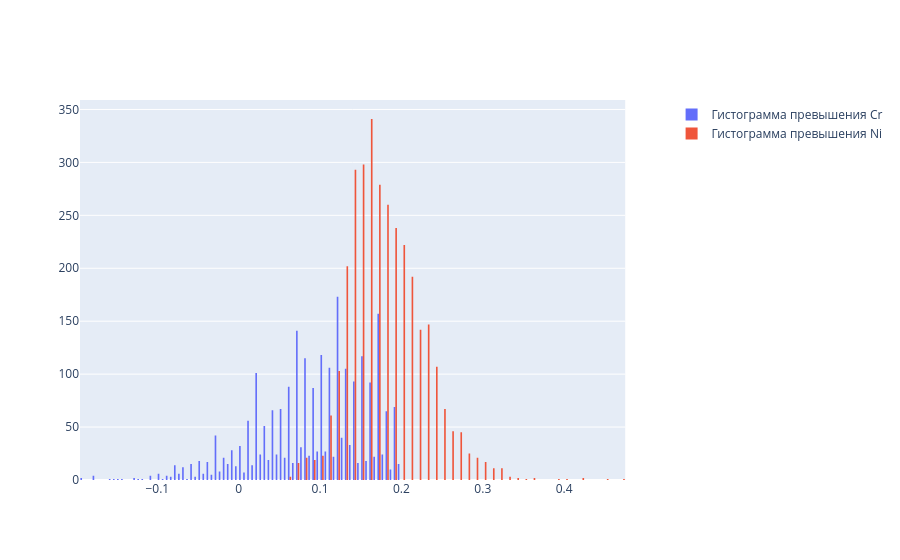

Notebook cell for this chart:
### Code cell
data['Cr_adviser_target']=data.apply(lambda x:(x['Cr_Target']+x['Cr_LowerLimit'])/2,axis=1)
data['Ni_adviser_target']=data.apply(lambda x:(x['Ni_Target']+x['Ni_LowerLimit'])/2,axis=1)
data['Cr_exceed']=data.apply(lambda x:x['Cr_Final']-x['Cr_adviser_target'],axis=1)
data['Ni_exceed']=data.apply(lambda x:x['Ni_Final']-x['Ni_adviser_target'],axis=1)

print('в среднем разница между Cr_Target и Cr_LowerLimit =',data.apply(lambda x:x['Cr_Target']-x['Cr_LowerLimit'],axis=1).mean())
print('в среднем разница между Ni_Target и Ni_LowerLimit =',data.apply(lambda x:x['Ni_Target']-x['Ni_LowerLimit'],axis=1).mean())

fig = make_subplots(specs=[[{"secondary_y": True}]])

fig.add_trace(go.Histogram(x=data['Cr_exceed'],xbins=dict(start=-0.2, end= 0.2, size=0.005), name='Гистограмма превышения Cr'))
fig.add_trace(go.Histogram(x=data['Ni_exceed'],xbins=dict(start=-0.5, end= 0.5, size=0.005), name='Гистограмма превышения Ni'))
#fig.add_trace(go.Histogram(x=data['Cr_exceed'], name='Гистограмма превышения Cr'))
fig.show()

### Figure 1 — Plotly figure (JSON) as saved in the notebook; plotly's stock layout.template omitted (floating-point values rounded to 4 significant figures; data arrays with more than 128 entries replaced by an {"elided": "..."} marker saying what was removed)
{"data": [{"name": "Гистограмма превышения Cr", "type": "histogram", "x": {"elided": "3225 float values"}, "xbins": {"end": 0.2, "size": 0.005, "start": -0.2}}, {"name": "Гистограмма превышения Ni", "type": "histogram", "x": {"elided": "3225 float values"}, "xbins": {"end": 0.5, "size": 0.005, "start": -0.5}}], "layout": {"xaxis": {"anchor": "y", "domain": [0, 0.94]}, "yaxis": {"anchor": "x", "domain": [0, 1]}, "yaxis2": {"anchor": "x", "overlaying": "y", "side": "right"}}}
